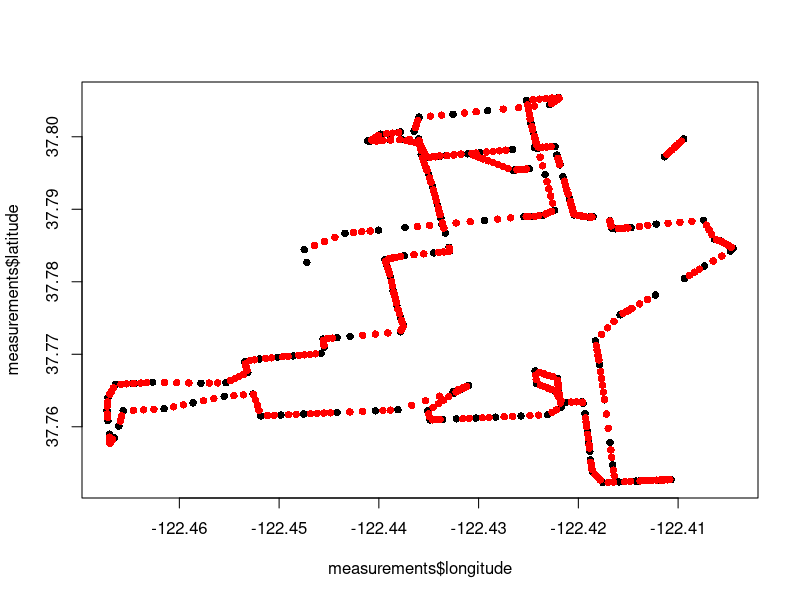

Reproduce this figure in R.
calculateIntervals = function(measurements) {
  for (i in 2:nrow(measurements)) {
    measurements[i,]$interval = measurements[i,]$time_stamp - measurements[i - 1,]$time_stamp
  }
  
  return(measurements)
}

areTheSamePosition = function(p1, p2) {
  if(p1$latitude == p2$latitude || p1$longitude == p2$longitude) {
    return(TRUE)
  }
    
  return(FALSE)
}

interpolate = function(measurements) {
  new_measurements = data.frame(matrix(data = NA, ncol = 4))
  colnames(new_measurements) = colnames(measurements)
  
  for (i in 2:(nrow(measurements) - 1)) {
    if(areTheSamePosition(measurements[i - 1, ], measurements[i, ]) == FALSE) {
      newpointsneeded = floor(measurements[i,]$interval / 10)
      
      if(newpointsneeded > 1) {
        range = (i - 1):i
        
        newpoints = approx(x = measurements[range,]$longitude, y = measurements[range, ]$latitude, n = newpointsneeded + 2)
        # dropping first and last prediction (they are already in dataset)
        newpoints$x = newpoints$x[2:(length(newpoints$x) - 1)]
        newpoints$y = newpoints$y[2:(length(newpoints$y) - 1)]
        
        for (i in 1:length(newpoints$x)) {
          new_measurements = rbind(new_measurements, c(longitude = newpoints$x[i], latitude = newpoints$y[i], time_stamp = min(measurements[range,]$time_stamp) + i * 10, interval = 0))
        }
      }
    }
  }
  new_measurements = new_measurements[-c(1), ] # removing the first line of NA values
  return(new_measurements)
}

measurements = read.csv("cabspotting_trace.csv", header = T, sep = ",")
measurements = cbind(measurements, interval = 0)
measurements = calculateIntervals(measurements)

plot(measurements$longitude, measurements$latitude, pch = 16)

new_measurements = interpolate(measurements)
points(x = new_measurements$longitude, y = new_measurements$latitude, col = "red", pch = 16)

measurements = rbind(measurements, new_measurements) # concatenating measurements
measurements = measurements[order(measurements$time_stamp),] # ordering data by time_stamp
measurements = calculateIntervals(measurements)